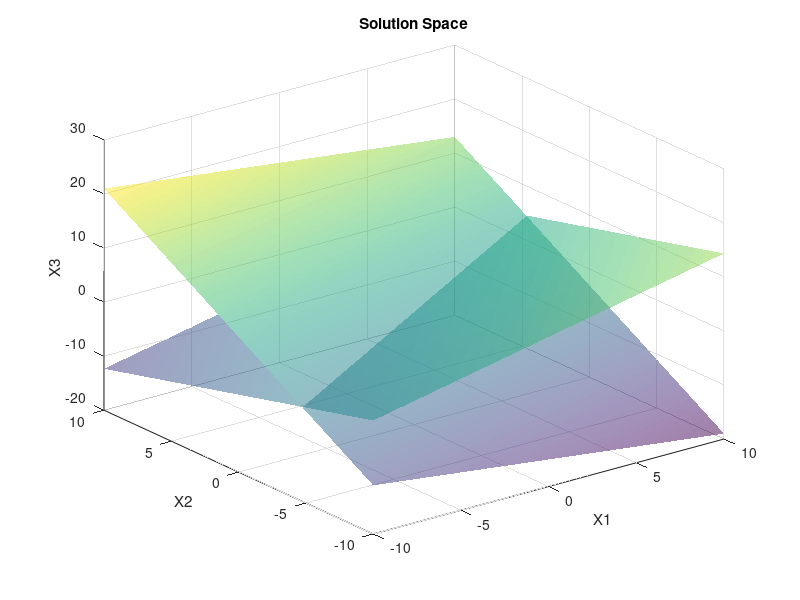

Reproduce this figure in MATLAB.
clear;
clc;

A = [8,6,0;2,-8,5;-10,10,15];
B = [2;4;8];

% disp('Enter the system of linear equations in the form of AX=B');
% A = input('Enter matrix A :   \n');
[na, ma] = size(A);
% if na ~= ma
%     disp('ERROR: Matrix A must be a square matrix')
%     return
% end
% B = input('Enter matrix B :   ');    
[nb, mb] = size(B);
% if nb ~= na || mb ~= 1
%     disp('ERROR: Matrix B must be a column matrix')
%     return
% end


D = diag(diag(A));
L = tril(A) - D;
U = triu(A) - D;

e = max(eig(-inv(D + L) * U));
if abs(e) >= 1
    disp('Since the modulus of the largest Eigen value of the iterative matrix is not less than 1')
    disp('this process is not convergent.')
    return
end

r = input('Any initial guess for X? (y/n):   ', 's');
switch r
    case 'y'
        X0 = input('Enter initial guess for X :\n');
        [nx, mx] = size(X0);
        if nx ~= na || mx ~= 1
            disp('ERROR: Check input')
            return
        end
    otherwise
        X0 = ones(na, 1);
end

t = input('Enter the error allowed in the final answer:  ');
tol = t * ones(na, 1);

iteration_table = zeros(100, na + 1); 

k = 1;
X(:, 1) = X0;
err = 1000000000 * rand(na, 1); 

% Initialize figure for 3D plot of the solution space
figure;

% Create a meshgrid for visualization
[x, y] = meshgrid(-10:0.1:10, -10:0.1:10);

% Plot the planes defined by the equations
for i = 1:na
    z = (-A(i, 1) * x - A(i, 2) * y + A(i, end)) / A(i, 3);
    surf(x, y, z, 'FaceAlpha', 0.5, 'EdgeColor', 'none');
    hold on;
end

while any(abs(err) >= tol) && k <= 100
    X(:, k + 1) = -inv(D + L) * U * X(:, k) + inv(D + L) * B;
    err = X(:, k + 1) - X(:, k); 
    
    iteration_table(k, 1:end-1) = X(:, k + 1)';
    iteration_table(k, end) = norm(err, inf);

    % Plot the current iteration point in the solution space
    plot3(X(1, k:k+1), X(2, k:k+1), X(3, k:k+1), 'o-', 'MarkerSize', 8, 'MarkerFaceColor', 'b');
    hold on;

    % Display the solution after each iteration
    fprintf('Iteration %d - X: %s, Error: %f\n', k, mat2str(X(:, k + 1)), norm(err, inf));

    k = k + 1;
end

xlabel('X1');
ylabel('X2');
zlabel('X3');
title('Solution Space');
grid on;
hold off;

fprintf('The final answer obtained after %g iterations is  \n', k - 1);
x = X(:, k - 1);

disp('Iteration Table:');
disp('----------------------------------------------------------------------------------');
disp('   Iter  |        X1        |        X2        |        X3        |    Error');
disp('----------------------------------------------------------------------------------');
for i = 1:k - 1
    fprintf('   %2d    |   ', i);
    fprintf('%12.4f   |   ', iteration_table(i, 1:end-1));
    fprintf('%12.4f\n', iteration_table(i, end));
end